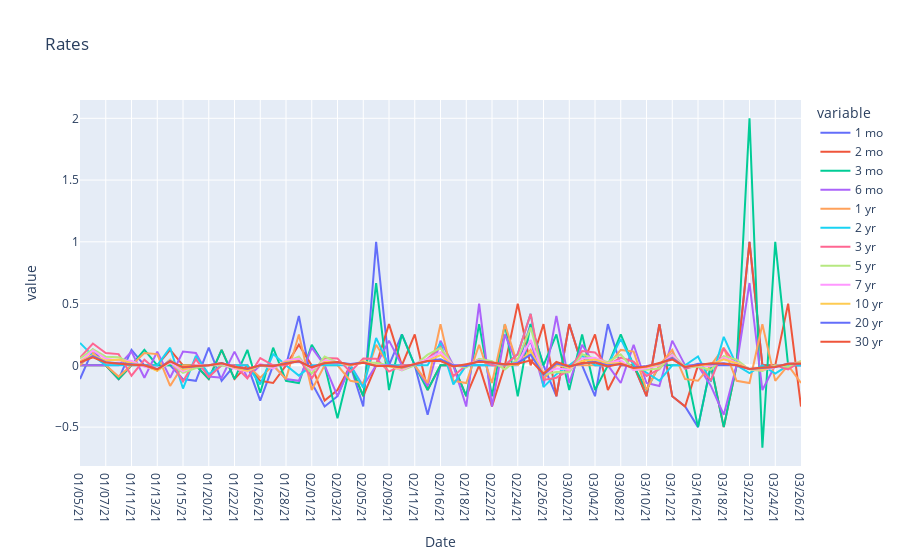

Here is the notebook cell this chart was saved with:
### Code cell
import plotly.express as px
fig = px.line(df_chg, x=df_chg.index, y=df_chg.columns,
              
              title='Rates')
fig.show()
